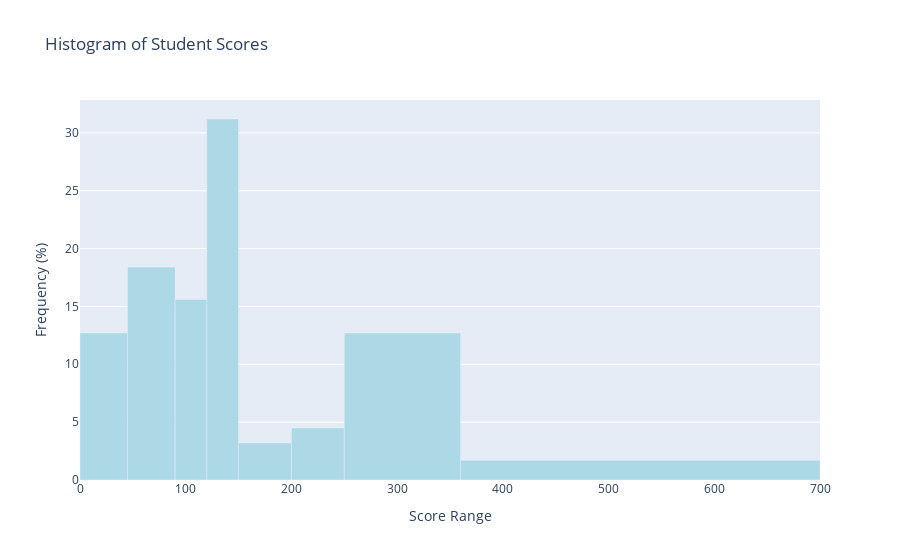

Write notebook code for a chart like this one.
### Code cell
import plotly.graph_objects as go
import pandas as pd

# Load your CSV data
df = pd.read_csv("C:\\Users\\micha\\Downloads\\score data.csv")

# Calculate the cumulative frequency
df['Cumulative Frequency'] = df['Frequency'].cumsum()

# Extract the start and end of each score range to calculate the width of each bin
df['Start'], df['End'] = zip(*df['Score'].apply(lambda x: map(float, x.split('-'))))
df['Width'] = df['End'] - df['Start']

# Create the histogram-like representation with varying bar widths
fig = go.Figure(data=[
    go.Bar(
        x=df['Start'] + df['Width'] / 2,  # Center the bars based on their width
        y=df['Frequency'],
        width=df['Width'],
        customdata=[f"Frequency: {freq}<br>Score range: {score_range}<br>Cumulative Frequency: {cum_freq}" 
                    for freq, score_range, cum_freq in zip(df['Frequency'], df['Score'], df['Cumulative Frequency'])],
        hovertemplate='%{customdata}',  # Use the customdata for the tooltip content
        marker=dict(color='lightblue')
    )
])

# Update the layout of the figure
fig.update_layout(
    title='Histogram of Student Scores',
    xaxis_title='Score Range',
    yaxis_title='Frequency (%)',
    hovermode='x unified'
)

fig.show()

### Figure 1 — Plotly figure (JSON) as saved in the notebook; plotly's stock layout.template omitted (floating-point values rounded to 4 significant figures)
{"data": [{"customdata": ["Frequency: 12.7<br>Score range: 0-45.0<br>Cumulative Frequency: 12.7", "Frequency: 18.4<br>Score range: 45.0-90.0<br>Cumulative Frequency: 31.099999999999998", "Frequency: 15.6<br>Score range: 90.0-120.0<br>Cumulative Frequency: 46.699999999999996", "Frequency: 31.2<br>Score range: 120.0-150.0<br>Cumulative Frequency: 77.89999999999999", "Frequency: 3.2<br>Score range: 150.0-200.0<br>Cumulative Frequency: 81.1", "Frequency: 4.5<br>Score range: 200.0-250.0<br>Cumulative Frequency: 85.6", "Frequency: 12.7<br>Score range: 250.0-360.0<br>Cumulative Frequency: 98.3", "Frequency: 1.7<br>Score range: 360.0-700.0<br>Cumulative Frequency: 100.0"], "hovertemplate": "%{customdata}", "marker": {"color": "lightblue"}, "type": "bar", "width": [45, 45, 30, 30, 50, 50, 110, 340], "x": [22.5, 67.5, 105, 135, 175, 225, 305, 530], "y": [12.7, 18.4, 15.6, 31.2, 3.2, 4.5, 12.7, 1.7]}], "layout": {"hovermode": "x unified", "title": {"text": "Histogram of Student Scores"}, "xaxis": {"title": {"text": "Score Range"}}, "yaxis": {"title": {"text": "Frequency (%)"}}}}
